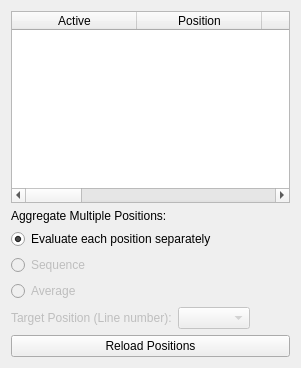
           <widget class="QWidget" name="tab_5">
            <attribute name="title">
             <string>Positions</string>
            </attribute>
            <layout class="QVBoxLayout" name="verticalLayout_6">
             <item>
              <widget class="QTableWidget" name="positionsTableWidget">
               <property name="enabled">
                <bool>true</bool>
               </property>
               <property name="sizePolicy">
                <sizepolicy hsizetype="Expanding" vsizetype="Expanding">
                 <horstretch>0</horstretch>
                 <verstretch>0</verstretch>
                </sizepolicy>
               </property>
               <property name="minimumSize">
                <size>
                 <width>0</width>
                 <height>0</height>
                </size>
               </property>
               <property name="maximumSize">
                <size>
                 <width>16777215</width>
                 <height>16777215</height>
                </size>
               </property>
               <property name="contextMenuPolicy">
                <enum>Qt::ActionsContextMenu</enum>
               </property>
               <property name="rowCount">
                <number>0</number>
               </property>
               <attribute name="horizontalHeaderDefaultSectionSize">
                <number>125</number>
               </attribute>
               <column>
                <property name="text">
                 <string>Active</string>
                </property>
               </column>
               <column>
                <property name="text">
                 <string>Position</string>
                </property>
               </column>
               <column>
                <property name="text">
                 <string>Start</string>
                </property>
               </column>
               <column>
                <property name="text">
                 <string>End</string>
                </property>
               </column>
               <column>
                <property name="text">
                 <string>Orientation Type</string>
                </property>
               </column>
               <column>
                <property name="text">
                 <string>Start Angle</string>
                </property>
               </column>
               <column>
                <property name="text">
                 <string>End Angle</string>
                </property>
               </column>
               <column>
                <property name="text">
                 <string>Angular Step</string>
                </property>
               </column>
               <column>
                <property name="text">
                 <string>Time Step</string>
                </property>
               </column>
              </widget>
             </item>
             <item>
              <widget class="QLabel" name="label">
               <property name="text">
                <string>Aggregate Multiple Positions:</string>
               </property>
              </widget>
             </item>
             <item>
              <widget class="QRadioButton" name="multiplePositionsSeparateRadioButton">
               <property name="enabled">
                <bool>true</bool>
               </property>
               <property name="toolTip">
                <string>Each of the positions is simulated separately and their results are not aggregated.</string>
               </property>
               <property name="text">
                <string>Evaluate each position separately</string>
               </property>
               <property name="checked">
                <bool>true</bool>
               </property>
              </widget>
             </item>
             <item>
              <widget class="QRadioButton" name="multiplePositionsSeqRadioButton">
               <property name="enabled">
                <bool>false</bool>
               </property>
               <property name="toolTip">
                <string>The position are simulated one after another and the results are aggregated in the target position.</string>
               </property>
               <property name="text">
                <string>Sequence</string>
               </property>
               <property name="checked">
                <bool>false</bool>
               </property>
              </widget>
             </item>
             <item>
              <widget class="QRadioButton" name="multiplePositionsAvgRadioButton">
               <property name="enabled">
                <bool>false</bool>
               </property>
               <property name="toolTip">
                <string>The position are simulated together and the mean of the results is set in the target position.</string>
               </property>
               <property name="text">
                <string>Average</string>
               </property>
              </widget>
             </item>
             <item>
              <layout class="QHBoxLayout" name="horizontalLayout_24">
               <item>
                <widget class="QLabel" name="targetPositionLabel">
                 <property name="enabled">
                  <bool>false</bool>
                 </property>
                 <property name="toolTip">
                  <string>When aggregating results, there need to be a target position where the results will be put. Note that the results are aggregated by zones and not by vertices.</string>
                 </property>
                 <property name="text">
                  <string>Target Position (Line number):</string>
                 </property>
                </widget>
               </item>
               <item>
                <widget class="QComboBox" name="targetPositionComboBox">
                 <property name="enabled">
                  <bool>false</bool>
                 </property>
                 <property name="toolTip">
                  <string>When aggregating results, there need to be a target position where the results will be put. Note that the results are aggregated by zones and not by vertices.</string>
                 </property>
                </widget>
               </item>
               <item>
                <spacer name="horizontalSpacer">
                 <property name="orientation">
                  <enum>Qt::Horizontal</enum>
                 </property>
                 <property name="sizeHint" stdset="0">
                  <size>
                   <width>40</width>
                   <height>20</height>
                  </size>
                 </property>
                </spacer>
               </item>
              </layout>
             </item>
             <item>
              <widget class="QPushButton" name="reloadPositionsButton">
               <property name="toolTip">
                <string>Use this button to refresh the available positions (when you've added or removed positions using the Meshlab layers)</string>
               </property>
               <property name="text">
                <string>Reload Positions</string>
               </property>
              </widget>
             </item>
            </layout>
           </widget>
